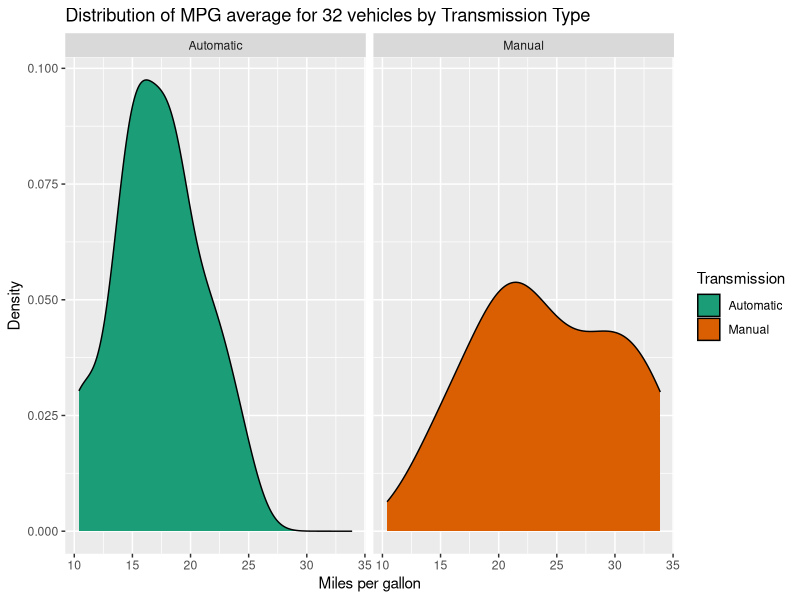

Generate this figure with R:
## ---- chunk 1
knitr::opts_chunk$set(echo = FALSE)
## ---- chunk 2
library(tidyverse)
library(broom)
library(knitr)

dat <- mtcars %>% select(mpg, am) %>% 
    mutate(Transmission = ifelse(am == 0, "Automatic", "Manual"))

ggplot(dat, aes(x = mpg, fill = Transmission)) +
    geom_density() +
    scale_fill_brewer(palette = "Dark2") + 
    facet_wrap(~ Transmission) +
    labs(x = "Miles per gallon", y = "Density", 
         title = "Distribution of MPG average for 32 vehicles by Transmission Type")
## ---- chunk 3
fit <- lm(mpg ~ Transmission + 0, data = dat)
kable(tidy(fit))

err <- resid(fit)


